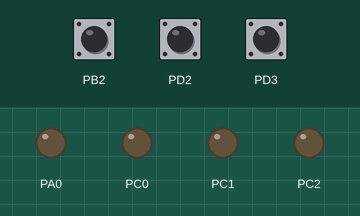
The program below on a simulated ATmega32, built with avr-gcc and emulated at 8 MHz. Parts: output pins drawn as LEDs (lit = HIGH). Dashed ring = blinking. The inputs (shaded band) are chosen by the test bench; at power-on: PB2 HIGH, PD2 HIGH, PD3 HIGH.

Above: at 1.2 s.
1.3 s: PB2 pulled LOW for 0.15 s
At 2.7 s:
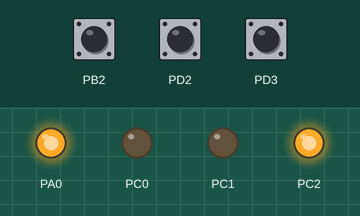
4.4 s: PD2 pulled LOW for 0.15 s
At 7.1 s:
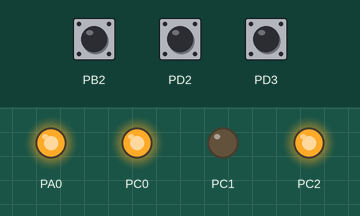
7.5 s: PD3 pulled LOW for 0.15 s
At 8.7 s:
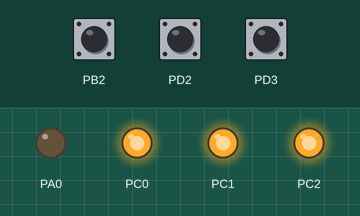
10.6 s: PB2 pulled LOW for 1 s
At 12.2 s:
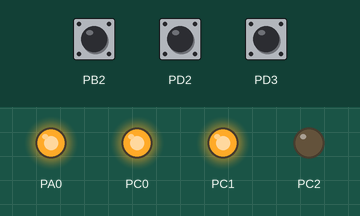
14.6 s: PD2 pulled LOW for 1 s
At 16.6 s:
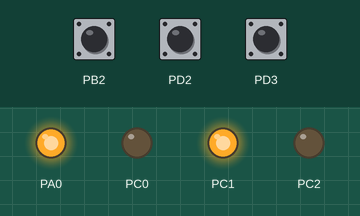
18.6 s: PB2 pulled LOW for 0.15 s
At 21.0 s:
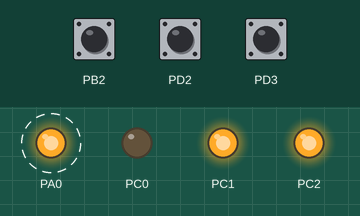
Timing chart, 0 to 22.7 s (numbered marks = the images above; inputs shaded):
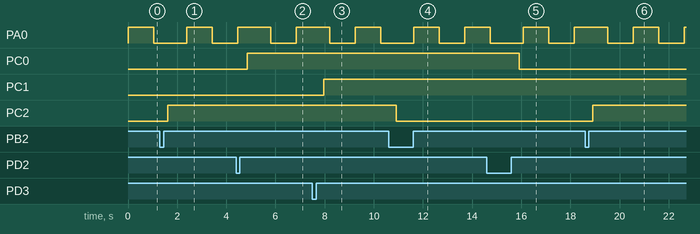

The program:

main.c
```c
/*
 * main.c
 *
 *  Created on: Jan 29, 2021
 *      Author: Kishk
 *
 */

#include "../Services/STD_TYPES.h"
#include "../Services/BIT_MATHS.h"
#include "util/delay.h"
#include "../MCAL/01-DIO/DIO_interface.h"
#include "../MCAL/02- EXTI/EXTI_interface.h"
#include "../MCAL/03- GIE/GIE_interface.h"

void Interrupt_Toggle0LED(void);
void Interrupt_Toggle1LED(void);
void Interrupt_Toggle2LED(void);

int main(void) {
	DIO_enumSetPinDirection(DIO_PORTD_PIN2, DIO_INPUT);
	DIO_enumSetPinDirection(DIO_PORTD_PIN3, DIO_INPUT);
	DIO_enumSetPinDirection(DIO_PORTB_PIN2, DIO_INPUT);
	DIO_voidActivePullUp(DIO_PORTD_PIN2);
	DIO_voidActivePullUp(DIO_PORTD_PIN3);
	DIO_voidActivePullUp(DIO_PORTB_PIN2);
	DIO_enumSetPinDirection(DIO_PORTA_PIN0, DIO_OUTPUT);
	DIO_enumSetPinDirection(DIO_PORTC_PIN0, DIO_OUTPUT);
	DIO_enumSetPinDirection(DIO_PORTC_PIN1, DIO_OUTPUT);
	DIO_enumSetPinDirection(DIO_PORTC_PIN2, DIO_OUTPUT);
	EXTI_voidInit();
	EXTI_voidCallBack(Interrupt_Toggle0LED , EXTI_LINE0);
	EXTI_voidCallBack(Interrupt_Toggle1LED , EXTI_LINE1);
	EXTI_voidCallBack(Interrupt_Toggle2LED , EXTI_LINE2);
	GIE_void_Enable();
	while (1) {
		DIO_enumTogglePinValue(DIO_PORTA_PIN0);
		_delay_ms(1000);
	}

}

void Interrupt_Toggle0LED(void) {
	_delay_ms(300);
	DIO_enumTogglePinValue(DIO_PORTC_PIN0);
}

void Interrupt_Toggle1LED(void) {
	_delay_ms(300);
	DIO_enumTogglePinValue(DIO_PORTC_PIN1);
}

void Interrupt_Toggle2LED(void) {
	_delay_ms(300);
	DIO_enumTogglePinValue(DIO_PORTC_PIN2);
}
```

DIO_interface.h
```c
#ifndef DIO_INTERFACE_H
#define DIO_INTERFACE_H

typedef enum {
DIO_NOK,
DIO_OK
}DIO_ErrorStatus;

#define DIO_PORTA   0
#define DIO_PORTB   1
#define DIO_PORTC   2
#define DIO_PORTD   3

//			PORTA
#define DIO_PORTA_PIN0	0
#define DIO_PORTA_PIN1	1
#define DIO_PORTA_PIN2	2
#define DIO_PORTA_PIN3	3
#define DIO_PORTA_PIN4	4
#define DIO_PORTA_PIN5	5
#define DIO_PORTA_PIN6	6
#define DIO_PORTA_PIN7	7

//			PORTB
#define DIO_PORTB_PIN0	8
#define DIO_PORTB_PIN1	9
#define DIO_PORTB_PIN2	10
#define DIO_PORTB_PIN3	11
#define DIO_PORTB_PIN4	12
#define DIO_PORTB_PIN5	13
#define DIO_PORTB_PIN6	14
#define DIO_PORTB_PIN7	15
//			PORTC

#define DIO_PORTC_PIN0	16
#define DIO_PORTC_PIN1	17
#define DIO_PORTC_PIN2	18
#define DIO_PORTC_PIN3	19
#define DIO_PORTC_PIN4	20
#define DIO_PORTC_PIN5	21
#define DIO_PORTC_PIN6	22
#define DIO_PORTC_PIN7	23

//			PORTD
#define DIO_PORTD_PIN0	24
#define DIO_PORTD_PIN1	25
#define DIO_PORTD_PIN2	26
#define DIO_PORTD_PIN3	27
#define DIO_PORTD_PIN4	28
#define DIO_PORTD_PIN5	29
#define DIO_PORTD_PIN6	30
#define DIO_PORTD_PIN7	31


#define DIO_HIGH	1
#define DIO_LOW		0

#define DIO_OUTPUT	1
#define DIO_INPUT	0

#define DIO_DIRECTION_OUTPUT	0xFF
#define DIO_DIRECTION_INPUT		0

#define DIO_DIRECTION_HIGH		0xFF
#define DIO_DIRECTION_LOW		0


/* prototype */

DIO_ErrorStatus DIO_enumSetPortDirection(u8 Copy_u8Port, u8 Cpy_u8Direction);
DIO_ErrorStatus DIO_enumSetPortValue(u8 Copy_u8Port , u8 Copy_u8Value);

DIO_ErrorStatus DIO_enumSetPinDirection(u8 Copy_u8PinNumber , u8 Copy_u8DirectionValue );
DIO_ErrorStatus DIO_enumSetPinValue(u8 Copy_u8PinNumber , u8 Copy_u8PinValue );
DIO_ErrorStatus DIO_enumTogglePinValue(u8 Copy_u8PinNumber);

u8 DIO_u8ReadPinValue(u8 Copy_u8PinNumber);
void DIO_voidActivePullUp(u8 Copy_u8PinNumber);

#endif
```

DIO_private.h
```c
#ifndef DIO_PRIVATE_H
#define DIO_PRIVATE_H

/* REGISTER DISCRIPTION */
#define DDRA  *((volatile u8 *)0x3A)
#define PORTA *((volatile u8 *)0x3B)
#define PINA  *((volatile u8 *)0x39)

#define DDRB  *((volatile u8 *)0x37)
#define PORTB *((volatile u8 *)0x38)
#define PINB  *((volatile u8 *)0x36)

#define DDRC  *((volatile u8 *)0x34)
#define PORTC *((volatile u8 *)0x35)
#define PINC  *((volatile u8 *)0x33)

#define DDRD  *((volatile u8 *)0x31)
#define PORTD *((volatile u8 *)0x32)
#define PIND  *((volatile u8 *)0x30)


/*            PORTA                        */
#define DIO_u8_PORTA_START                 0
#define DIO_u8_PORTA_END                   7
#define DIO_u8_PORTA_SIZE                  8

/*            PORTB                         */
#define DIO_u8_PORTB_START                 8
#define DIO_u8_PORTB_END                   15
#define DIO_u8_PORTB_SIZE                  8


/*            PORTC                         */
#define DIO_u8_PORTC_START                 16
#define DIO_u8_PORTC_END                   23
#define DIO_u8_PORTC_SIZE                  8


/*            PORTD                         */
#define DIO_u8_PORTD_START                 24
#define DIO_u8_PORTD_END                   31
#define DIO_u8_PORTD_SIZE                  8


#endif
```

DIO_program.c
```c
#include "../../Services/STD_TYPES.h"
#include "../../Services/BIT_MATHS.h"

#include "DIO_interface.h"
#include "DIO_private.h"

DIO_ErrorStatus DIO_enumSetPortDirection(u8 Copy_u8Port, u8 Copy_u8Direction) {

	DIO_ErrorStatus LOC_enumState = DIO_OK;
	switch (Copy_u8Port) {
	case DIO_PORTA:
		DDRA = Copy_u8Direction;
		break;
	case DIO_PORTB:
		DDRB = Copy_u8Direction;
		break;
	case DIO_PORTC:
		DDRC = Copy_u8Direction;
		break;
	case DIO_PORTD:
		DDRD = Copy_u8Direction;
		break;
	default:
		LOC_enumState = DIO_NOK;
		break;
	}
	return LOC_enumState;
}

DIO_ErrorStatus DIO_enumSetPortValue(u8 Copy_u8Port, u8 Copy_u8Value) {

	DIO_ErrorStatus LOC_enumState = DIO_OK;
	switch (Copy_u8Port) {
	case DIO_PORTA:
		PORTA = Copy_u8Value;
		break;
	case DIO_PORTB:
		PORTB = Copy_u8Value;
		break;
	case DIO_PORTC:
		PORTC = Copy_u8Value;
		break;
	case DIO_PORTD:
		PORTD = Copy_u8Value;
		break;
	default:
		LOC_enumState = DIO_NOK;
		break;
	}
	return LOC_enumState;
}

DIO_ErrorStatus DIO_enumSetPinDirection(u8 Copy_u8PinNumber, u8 Copy_u8DirectionValue) {

	DIO_ErrorStatus LOC_enumState = DIO_OK;
	/* 		DDRA		*/
	if ((Copy_u8PinNumber >= DIO_u8_PORTA_START)
			&& (Copy_u8PinNumber <= DIO_u8_PORTA_END)) {
		if (Copy_u8DirectionValue == DIO_OUTPUT) {
			SET_BIT(DDRA, Copy_u8PinNumber);
		} else {
			CLR_BIT(DDRA, Copy_u8PinNumber);
		}

	}
	/* 		DDRB		*/
	else if ((Copy_u8PinNumber >= DIO_u8_PORTB_START)
			&& (Copy_u8PinNumber <= DIO_u8_PORTB_END)) {
		if (Copy_u8DirectionValue == DIO_OUTPUT) {
			SET_BIT(DDRB, (Copy_u8PinNumber - DIO_u8_PORTA_SIZE));
		} else {
			CLR_BIT(DDRB, (Copy_u8PinNumber - DIO_u8_PORTA_SIZE));
		}
	}
	/* 		DDRC		*/

	else if ((Copy_u8PinNumber >= DIO_u8_PORTC_START)
			&& (Copy_u8PinNumber <= DIO_u8_PORTC_END)) {
		if (Copy_u8DirectionValue == DIO_OUTPUT) {
			SET_BIT(DDRC,
					(Copy_u8PinNumber - (DIO_u8_PORTA_SIZE+DIO_u8_PORTB_SIZE)));
		} else {
			CLR_BIT(DDRC,
					(Copy_u8PinNumber - (DIO_u8_PORTA_SIZE+DIO_u8_PORTB_SIZE)));
		}

		/* 		DDRD		*/
	} else if ((Copy_u8PinNumber >= DIO_u8_PORTD_START)
			&& (Copy_u8PinNumber <= DIO_u8_PORTD_END)) {
		if (Copy_u8DirectionValue == DIO_OUTPUT) {
			SET_BIT(DDRD,
					(Copy_u8PinNumber - (DIO_u8_PORTA_SIZE+DIO_u8_PORTB_SIZE + DIO_u8_PORTC_SIZE)));
		} else {
			CLR_BIT(DDRD,
					(Copy_u8PinNumber - (DIO_u8_PORTA_SIZE+DIO_u8_PORTB_SIZE + DIO_u8_PORTC_SIZE)));
		}

	}
	else{
		LOC_enumState = DIO_NOK;
	}
	return LOC_enumState;
}

DIO_ErrorStatus DIO_enumSetPinValue(u8 Copy_u8PinNumber, u8 Copy_u8PinValue) {
	DIO_ErrorStatus LOC_enumState = DIO_OK;
	/* 		PORTA		*/
	if ((Copy_u8PinNumber >= DIO_u8_PORTA_START)
			&& (Copy_u8PinNumber <= DIO_u8_PORTA_END)) {
		if (Copy_u8PinValue == DIO_HIGH) {
			SET_BIT(PORTA, Copy_u8PinNumber);
		} else {
			CLR_BIT(PORTA, Copy_u8PinNumber);
		}
	}

	/* 		PORTB		*/
	else if ((Copy_u8PinNumber >= DIO_u8_PORTB_START)
			&& (Copy_u8PinNumber <= DIO_u8_PORTB_END)) {
		if (Copy_u8PinValue == DIO_HIGH) {
			SET_BIT(PORTB, (Copy_u8PinNumber - DIO_u8_PORTA_SIZE));
		} else {
			CLR_BIT(PORTB, (Copy_u8PinNumber - DIO_u8_PORTA_SIZE));
		}
	}

	/* 		PORTC		*/
	else if ((Copy_u8PinNumber >= DIO_u8_PORTC_START)
			&& (Copy_u8PinNumber <= DIO_u8_PORTC_END)) {
		if (Copy_u8PinValue == DIO_HIGH) {
			SET_BIT(PORTC,
					(Copy_u8PinNumber - (DIO_u8_PORTA_SIZE+DIO_u8_PORTB_SIZE)));
		} else {
			CLR_BIT(PORTC,
					(Copy_u8PinNumber - (DIO_u8_PORTA_SIZE+DIO_u8_PORTB_SIZE)));
		}
	}

	/* 		PORTD		*/
	else if ((Copy_u8PinNumber >= DIO_u8_PORTD_START)
			&& (Copy_u8PinNumber <= DIO_u8_PORTD_END)) {
		if (Copy_u8PinValue == DIO_HIGH) {
			SET_BIT(PORTD,
					(Copy_u8PinNumber - (DIO_u8_PORTA_SIZE+DIO_u8_PORTB_SIZE + DIO_u8_PORTC_SIZE)));
		} else {
			CLR_BIT(PORTD,
					(Copy_u8PinNumber - (DIO_u8_PORTA_SIZE+DIO_u8_PORTB_SIZE + DIO_u8_PORTC_SIZE)));
		}

	}
	else{
		LOC_enumState = DIO_NOK;
	}
	return LOC_enumState;
}

u8 DIO_u8ReadPinValue(u8 Copy_u8PinNumber) {
	/* 		PORTA		*/
	u8 LOC_u8Result = 0;
	if ((Copy_u8PinNumber >= DIO_u8_PORTA_START)
			&& (Copy_u8PinNumber <= DIO_u8_PORTA_END)) {
		LOC_u8Result = GET_BIT(PINA, Copy_u8PinNumber);
	}

	/* 		PORTB		*/
	else if ((Copy_u8PinNumber >= DIO_u8_PORTB_START)
			&& (Copy_u8PinNumber <= DIO_u8_PORTB_END)) {
		LOC_u8Result = GET_BIT(PINB, (Copy_u8PinNumber - (DIO_u8_PORTA_SIZE)));
	}

	/* 		PORTC		*/
	else if ((Copy_u8PinNumber >= DIO_u8_PORTC_START)
			&& (Copy_u8PinNumber <= DIO_u8_PORTC_END)) {
		LOC_u8Result = GET_BIT(PINC,
				(Copy_u8PinNumber - (DIO_u8_PORTA_SIZE + DIO_u8_PORTB_SIZE)));
	}

	/* 		PORTD		*/
	else if ((Copy_u8PinNumber >= DIO_u8_PORTD_START)
			&& (Copy_u8PinNumber <= DIO_u8_PORTD_END)) {
		LOC_u8Result =
				GET_BIT(PIND,
						(Copy_u8PinNumber - (DIO_u8_PORTA_SIZE + DIO_u8_PORTB_SIZE + DIO_u8_PORTC_SIZE)));

	}
	return LOC_u8Result;
}

void DIO_voidActivePullUp(u8 Copy_u8PinNumber) {
	DIO_enumSetPinValue(Copy_u8PinNumber, DIO_HIGH);
}


DIO_ErrorStatus DIO_enumTogglePinValue(u8 Copy_u8PinNumber){
	DIO_ErrorStatus LOC_enumState = DIO_OK;
	/* 		PORTA		*/
	if ((Copy_u8PinNumber >= DIO_u8_PORTA_START)
			&& (Copy_u8PinNumber <= DIO_u8_PORTA_END)) {
		TOGGEL_BIT(PORTA , Copy_u8PinNumber);
	}

	/* 		PORTB		*/
	else if ((Copy_u8PinNumber >= DIO_u8_PORTB_START)
			&& (Copy_u8PinNumber <= DIO_u8_PORTB_END)) {
			TOGGEL_BIT(PORTB , Copy_u8PinNumber - (DIO_u8_PORTA_SIZE) );

	}

	/* 		PORTC		*/
	else if ((Copy_u8PinNumber >= DIO_u8_PORTC_START)
			&& (Copy_u8PinNumber <= DIO_u8_PORTC_END)) {
			TOGGEL_BIT(PORTC , Copy_u8PinNumber - (DIO_u8_PORTA_SIZE + DIO_u8_PORTB_SIZE));

	}

	/* 		PORTD		*/
	else if ((Copy_u8PinNumber >= DIO_u8_PORTD_START)
			&& (Copy_u8PinNumber <= DIO_u8_PORTD_END)) {
			TOGGEL_BIT(PORTD , Copy_u8PinNumber - (DIO_u8_PORTA_SIZE + DIO_u8_PORTB_SIZE + DIO_u8_PORTC_SIZE) );

	}
	else{
		LOC_enumState = DIO_NOK;
	}
	return LOC_enumState;
}
```

GIE_interface.h
```c
/*
 * GIE_interface.h
 *
 *  Created on: Feb 20, 2021
 *      Author: Kishk
 */

#ifndef MCAL_03__GIE_GIE_INTERFACE_H_
#define MCAL_03__GIE_GIE_INTERFACE_H_

#define GIE_BIT		7

void GIE_void_Enable(void);
void GIE_void_Disable(void);


#endif /* MCAL_03__GIE_GIE_INTERFACE_H_ */
```

GIE_private.h
```c
/*
 * GIE_private.h
 *
 *  Created on: Feb 20, 2021
 *      Author: Kishk
 */

#ifndef MCAL_03__GIE_GIE_PRIVATE_H_
#define MCAL_03__GIE_GIE_PRIVATE_H_

#define SREG_REG    *((volatile u8 *)0x5F)


#endif /* MCAL_03__GIE_GIE_PRIVATE_H_ */
```

GIE_program.c
```c
/*
 * GIE_program.c
 *
 *  Created on: Feb 20, 2021
 *      Author: Kishk
 */
#include "../../Services/STD_TYPES.h"
#include "../../Services/BIT_MATHS.h"
#include "GIE_interface.h"
#include "GIE_private.h"


void GIE_void_Enable(void){
	SET_BIT(SREG_REG,GIE_BIT);
}

void GIE_void_Disable(void){
	CLR_BIT(SREG_REG,GIE_BIT);

}
```

BIT_MATHS.h
```c
#ifndef BIT_MATHS_H
#define BIT_MATHS_H

#define SET_BIT(BYTE,Bit_NO) (BYTE) |= (1<<(Bit_NO))
#define CLR_BIT(BYTE,Bit_NO) (BYTE) &= ~(1<<(Bit_NO))
#define TOGGEL_BIT(BYTE,Bit_NO) (BYTE) ^= 1<<(Bit_NO)
#define GET_BIT(BYTE,Bit_NO) ((BYTE>>Bit_NO)&(0x01))


#endif
```

STD_TYPES.h
```c
#ifndef _STD_TYPES_H
#define _STD_TYPES_H

/*	Unsigned Type	*/
typedef unsigned char 	       u8;
typedef unsigned short int     u16;
typedef unsigned long int 	   u32;
typedef unsigned long long     u64;

/*	Signed Type		*/
typedef signed char 	       s8;
typedef signed short int       s16;
typedef signed int             s32;
typedef signed long long       s64;

/*	Float Type		*/
typedef float                  f32;
typedef double                 f64;
typedef long double            f128;


#endif
```

EXTI_Program.c
```c
/*
 * EXTI_Program.c
 *
 *  Created on: Feb 20, 2021
 *      Author: Kishk
 */
#include "../../Services/STD_TYPES.h"
#include "../../Services/BIT_MATHS.h"

#include "EXTI_interface.h"
#include "EXTI_config.h"
#include "EXTI_private.h"

void EXTI_voidInit(void) {

	/*EXTERNAL INTERRUPT 0*/
#ifdef EXTI_LINE0_ENABLE
	SET_BIT(GICR_REG, GICR_INT0_BIT);
#if EXTI_u8Line0_Mode == EXTI_LOW_LEVEL
	CLR_BIT(MCUCR_REG,MCUCR_ISC00_BIT);
	CLR_BIT(MCUCR_REG,MCUCR_ISC01_BIT);
#elif EXTI_u8Line0_Mode == EXTI_ON_CHANGE
	SET_BIT(MCUCR_REG,MCUCR_ISC00_BIT);
	CLR_BIT(MCUCR_REG,MCUCR_ISC01_BIT);
#elif EXTI_u8Line0_Mode == EXTI_FALLING_EDGE
	CLR_BIT(MCUCR_REG,MCUCR_ISC00_BIT);
	SET_BIT(MCUCR_REG,MCUCR_ISC01_BIT);
#elif EXTI_u8Line0_Mode == EXTI_RISING_EDGE
	SET_BIT(MCUCR_REG, MCUCR_ISC00_BIT);
	SET_BIT(MCUCR_REG, MCUCR_ISC01_BIT);
#endif
#endif

	/*EXTERNAL INTERRUPT 1*/
#ifdef EXTI_LINE1_ENABLE
	SET_BIT(GICR_REG,GICR_INT1_BIT);
#if EXTI_u8Line1_Mode == EXTI_LOW_LEVEL
	CLR_BIT(MCUCR_REG,MCUCR_ISC10_BIT);
	CLR_BIT(MCUCR_REG,MCUCR_ISC11_BIT);
#elif EXTI_u8Line1_Mode == EXTI_ON_CHANGE
	SET_BIT(MCUCR_REG,MCUCR_ISC10_BIT);
	CLR_BIT(MCUCR_REG,MCUCR_ISC11_BIT);
#elif EXTI_u8Line1_Mode == EXTI_FALLING_EDGE
	CLR_BIT(MCUCR_REG,MCUCR_ISC10_BIT);
	SET_BIT(MCUCR_REG,MCUCR_ISC11_BIT);
#elif EXTI_u8Line1_Mode == EXTI_RISING_EDGE
	SET_BIT(MCUCR_REG,MCUCR_ISC10_BIT);
	SET_BIT(MCUCR_REG,MCUCR_ISC11_BIT);
#endif
#endif

	/*EXTERNAL INTERRUPT 2*/
#ifdef EXTI_LINE2_ENABLE
	SET_BIT(GICR_REG,GICR_INT2_BIT);
#if EXTI_u8Line1_Mode == EXTI_FALLING_EDGE
	CLR_BIT(MCUCSR_REG,MCUCSR_ISC2_BIT);
#elif EXTI_u8Line1_Mode == EXTI_RISING_EDGE
	SET_BIT(MCUCSR_REG,MCUCSR_ISC2_BIT);
#endif
#endif
}

void EXTI_voidEnable(u8 Copy_u8SenseMode, u8 Copy_u8Line) {

	switch (Copy_u8Line) {

	case EXTI_LINE0:
		SET_BIT(GICR_REG, GICR_INT0_BIT);
		switch (Copy_u8SenseMode) {
		case EXTI_LOW_LEVEL:
			CLR_BIT(MCUCR_REG, MCUCR_ISC00_BIT);
			CLR_BIT(MCUCR_REG, MCUCR_ISC01_BIT);
			break;
		case EXTI_ON_CHANGE:
			SET_BIT(MCUCR_REG, MCUCR_ISC00_BIT);
			CLR_BIT(MCUCR_REG, MCUCR_ISC01_BIT);
			break;
		case EXTI_FALLING_EDGE:
			CLR_BIT(MCUCR_REG, MCUCR_ISC00_BIT);
			SET_BIT(MCUCR_REG, MCUCR_ISC01_BIT);
			break;
		case EXTI_RISING_EDGE:
			CLR_BIT(MCUCR_REG, MCUCR_ISC00_BIT);
			SET_BIT(MCUCR_REG, MCUCR_ISC01_BIT);
			break;
		}
		break;

	case EXTI_LINE1:
		SET_BIT(GICR_REG, GICR_INT1_BIT);
		switch (Copy_u8SenseMode) {
		case EXTI_LOW_LEVEL:
			CLR_BIT(MCUCR_REG, MCUCR_ISC10_BIT);
			CLR_BIT(MCUCR_REG, MCUCR_ISC11_BIT);
			break;
		case EXTI_ON_CHANGE:
			SET_BIT(MCUCR_REG, MCUCR_ISC10_BIT);
			CLR_BIT(MCUCR_REG, MCUCR_ISC11_BIT);
			break;
		case EXTI_FALLING_EDGE:
			CLR_BIT(MCUCR_REG, MCUCR_ISC10_BIT);
			SET_BIT(MCUCR_REG, MCUCR_ISC11_BIT);
			break;
		case EXTI_RISING_EDGE:
			CLR_BIT(MCUCR_REG, MCUCR_ISC10_BIT);
			SET_BIT(MCUCR_REG, MCUCR_ISC11_BIT);
			break;
		}
		break;

	case EXTI_LINE2:
		SET_BIT(GICR_REG, GICR_INT2_BIT);
		switch (Copy_u8SenseMode) {
		case EXTI_FALLING_EDGE:
			CLR_BIT(MCUCSR_REG, MCUCSR_ISC2_BIT);
			break;
		case EXTI_RISING_EDGE:
			SET_BIT(MCUCSR_REG, MCUCSR_ISC2_BIT);
			break;
		}
		break;
	}
}


void EXTI_voidDisable(u8 Copy_u8Line) {
	switch (Copy_u8Line) {
	case EXTI_LINE0:
		CLR_BIT(GICR_REG, GICR_INT0_BIT);
		break;
	case EXTI_LINE1:
		CLR_BIT(GICR_REG, GICR_INT1_BIT);
		break;
	case EXTI_LINE2:
		CLR_BIT(GICR_REG, GICR_INT2_BIT);
		break;
	}
}


void EXTI_voidClearFlag(u8 Copy_u8Line) {
	switch (Copy_u8Line) {
	case EXTI_LINE0:
		SET_BIT(GIFR_REG, GIFR_INTF0_BIT);
		break;
	case EXTI_LINE1:
		SET_BIT(GIFR_REG, GIFR_INTF1_BIT);
		break;
	case EXTI_LINE2:
		SET_BIT(GICR_REG, GICR_INT2_BIT);
		break;
	}
}

void EXTI_voidCallBack(void (*Copy_pvoidCallBack)(void), u8 Copy_u8EXTILine) {

	if (Copy_pvoidCallBack != NULL) {
		EXTI_CallBack[Copy_u8EXTILine] = Copy_pvoidCallBack;
	}
}

void __vector_1(void) {
	if (EXTI_CallBack[0] != NULL) {
		EXTI_CallBack[0]();
		EXTI_voidClearFlag(EXTI_LINE0);
	}
}

void __vector_2(void) {
	if (EXTI_CallBack[1] != NULL) {
		EXTI_CallBack[1]();
		EXTI_voidClearFlag(EXTI_LINE1);
	}
}

void __vector_3(void) {
	if (EXTI_CallBack[2] != NULL) {
		EXTI_CallBack[2]();
		EXTI_voidClearFlag(EXTI_LINE2);

	}
}
```

EXTI_config.h
```c
/*
 * EXTI_config.h
 *
 *  Created on: Feb 20, 2021
 *      Author: Kishk
 */

#ifndef MCAL_02__EXTI_EXTI_CONFIG_H_
#define MCAL_02__EXTI_EXTI_CONFIG_H_

/*
 * OPTIONS:-
 * Just Comment The Line To Diable Line Interrupt
 *
 */

#define EXTI_LINE0_ENABLE							//-> PD2
#define EXTI_LINE1_ENABLE							//-> PD3
#define EXTI_LINE2_ENABLE							//-> PB2


/*
 * OPTIONS:-
 * 		EXTI_FALLING_EDGE
 * 		EXTI_RISING_EDGE
 *		EXTI_LOW_LEVEL
 *		EXTI_ON_CHANGE
 */
#define EXTI_u8Line0_Mode			EXTI_RISING_EDGE
#define EXTI_u8Line1_Mode			EXTI_RISING_EDGE

/*
 * OPTIONS:-
 * 		EXTI_FALLING_EDGE
 * 		EXTI_RISING_EDGE
 */

#define EXTI_u8Line2_Mode			EXTI_RISING_EDGE


#endif /* MCAL_02__EXTI_EXTI_CONFIG_H_ */
```

EXTI_interface.h
```c
/*
 * EXTI_interface.h
 *
 *  Created on: Feb 20, 2021
 *      Author: Kishk
 */

#ifndef MCAL_02__EXTI_EXTI_INTERFACE_H_
#define MCAL_02__EXTI_EXTI_INTERFACE_H_

#define EXTI_LINE0		0
#define EXTI_LINE1		1
#define EXTI_LINE2		2


#define EXTI_FALLING_EDGE	0
#define EXTI_RISING_EDGE	1
#define EXTI_LOW_LEVEL		2
#define EXTI_ON_CHANGE		3

void EXTI_voidInit( void );
void EXTI_voidEnable( u8 Copy_u8SenseMode , u8 Copy_u8Line);
void EXTI_voidDisable( u8 Copy_u8Line );
void EXTI_voidClearFlag( u8 Copy_u8Line );

void EXTI_voidCallBack( void (*Copy_pvoidCallBack) (void) , u8 Copy_u8EXTILine);


#endif /* MCAL_02__EXTI_EXTI_INTERFACE_H_ */
```

EXTI_private.h
```c
/*
 * EXTI_private.h
 *
 *  Created on: Feb 20, 2021
 *      Author: Kishk
 */

#ifndef MCAL_02__EXTI_EXTI_PRIVATE_H_
#define MCAL_02__EXTI_EXTI_PRIVATE_H_

#define NULL	0

/* EXTERNAL INTERRUPT 0 BITS*/
#define GICR_INT0_BIT	6
#define MCUCR_ISC00_BIT	0
#define MCUCR_ISC01_BIT	1
#define GIFR_INTF0_BIT	6

/* EXTERNAL INTERRUPT 1 BITS*/
#define GICR_INT1_BIT	7
#define MCUCR_ISC10_BIT	2
#define MCUCR_ISC11_BIT	3
#define GIFR_INTF1_BIT	7

/* EXTERNAL INTERRUPT 2 BITS*/
#define GICR_INT2_BIT	5
#define MCUCSR_ISC2_BIT	2
#define GIFR_INTF2_BIT	5


#define MCUCR_REG   *((volatile u8 *)0x55)
#define MCUCSR_REG  *((volatile u8 *)0x54)
#define GICR_REG    *((volatile u8 *)0x5B)
#define GIFR_REG    *((volatile u8 *)0x5A)

void (*EXTI_CallBack[3])(void) = {NULL};


void __vector_1(void) __attribute__((signal));
void __vector_2(void) __attribute__((signal));
void __vector_3(void) __attribute__((signal));


#endif /* MCAL_02__EXTI_EXTI_PRIVATE_H_ */
```

Source omitted: BIT_MATHS.h (267 bytes), STD_TYPES.h (507 bytes)

Measured:
- after the input at 1.3 s, PC2: LOW → HIGH after 0.31 s
- after the input at 4.4 s, PC0: LOW → HIGH after 0.46 s
- after the input at 7.5 s, PC1: LOW → HIGH after 0.46 s
- after the input at 10.6 s, PC2: HIGH → LOW after 0.31 s
- after the input at 14.6 s, PC0: HIGH → LOW after 1.3 s
- after the input at 18.6 s, PC2: LOW → HIGH after 0.31 s
- by itself, PA0: alternates HIGH for 1.0 s and LOW for 1.0 s
